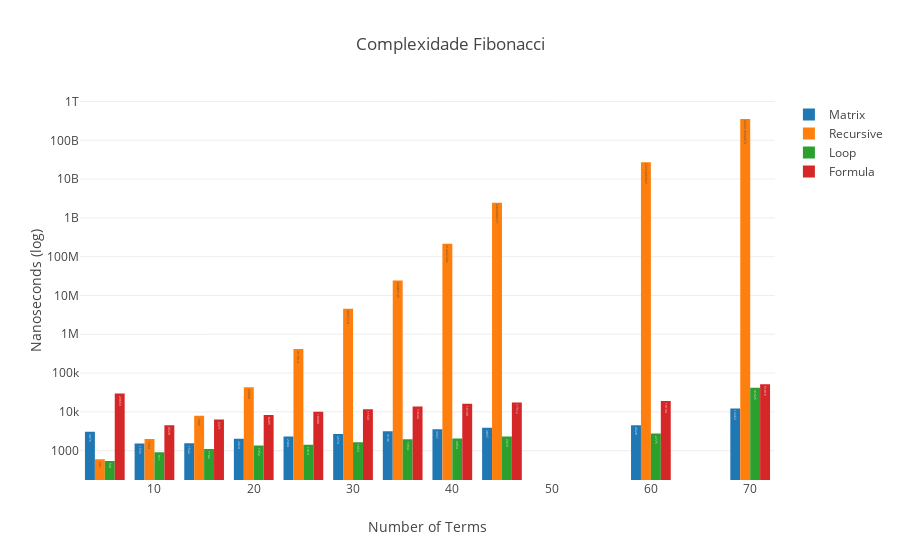

The notebook cell this image was saved under:
### Code cell
data = [
    go.Bar(
        x = [5, 10, 15, 20, 25, 30, 35, 40, 45, 60, 70],
        y = [3076, 1533, 1542, 2024, 2304, 2674, 3146, 3567, 3897, 4528, 12262, 28234],
        name = 'Matrix',
        text = [3076, 1533, 1542, 2024, 2304, 2674, 3146, 3567, 3897, 4528, 12262, 28234],
    ),
    
    go.Bar(
        x = [5, 10, 15, 20, 25, 30, 35, 40, 45, 60, 70],
        y = [601, 1994, 7945, 43068, 417014, 4565710, 24483145,
             214437282, 2444384571, 27254968621, 354314592073, 2834516736584],
        name = 'Recursive',
        text = [601, 1994, 7945, 43068, 417014, 4565710, 24483145,
                214437282, 2444384571, 27254968621, 354314592073, 2834516736584],
    ),
    
    go.Bar(
        x = [5, 10, 15, 20, 25, 30, 35, 40, 45, 60, 70],
        y = [541, 911, 1102, 1352, 1413, 1653, 1954, 2054, 2315, 2775, 41625, 416250],
        name = 'Loop',
        text = [541, 911, 1102, 1352, 1413, 1653, 1954, 2054, 2315, 2775, 41625, 416250],
    ),
    
    go.Bar(
        x = [5, 10, 15, 20, 25, 30, 35, 40, 45, 60, 70],
        y = [29663, 4528, 6371, 8285, 10088, 11591, 13644, 16199, 17512, 19134, 51816, 119311],
        text = [29663, 4528, 6371, 8285, 10088, 11591, 13644, 16199, 17512, 19134, 51816, 119311],
        name = 'Formula',
    )
]

layout = go.Layout(title='Complexidade Fibonacci',
                   xaxis=dict(title='Number of Terms'),
                   yaxis=dict(title='Nanoseconds (log)', type='log'))

fig = go.Figure(data=data, layout=layout)
iplot(fig, filename='time-complexity')

### Figure 1 — Plotly figure (JSON) as saved in the notebook; plotly's stock layout.template omitted (floating-point values rounded to 4 significant figures)
{"data": [{"name": "Matrix", "text": ["3076", "1533", "1542", "2024", "2304", "2674", "3146", "3567", "3897", "4528", "12262", "28234"], "type": "bar", "uid": "3f3f2a2c-e5ad-44b8-ad96-34648df1ce24", "x": [5, 10, 15, 20, 25, 30, 35, 40, 45, 60, 70], "y": [3076, 1533, 1542, 2024, 2304, 2674, 3146, 3567, 3897, 4528, 12262, 28234]}, {"name": "Recursive", "text": ["601", "1994", "7945", "43068", "417014", "4565710", "24483145", "214437282", "2444384571", "27254968621", "354314592073", "2834516736584"], "type": "bar", "uid": "7b1997ce-edb4-4d93-9225-dd637f62dac0", "x": [5, 10, 15, 20, 25, 30, 35, 40, 45, 60, 70], "y": [601, 1994, 7945, 43068, 417014, 4565710, 24483145, 214437282, 2444384571, 27254968621, 354314592073, 2834516736584]}, {"name": "Loop", "text": ["541", "911", "1102", "1352", "1413", "1653", "1954", "2054", "2315", "2775", "41625", "416250"], "type": "bar", "uid": "2d6ab966-cfe8-419d-b1fa-332e90fec7c9", "x": [5, 10, 15, 20, 25, 30, 35, 40, 45, 60, 70], "y": [541, 911, 1102, 1352, 1413, 1653, 1954, 2054, 2315, 2775, 41625, 416250]}, {"name": "Formula", "text": ["29663", "4528", "6371", "8285", "10088", "11591", "13644", "16199", "17512", "19134", "51816", "119311"], "type": "bar", "uid": "87f5ec55-4bbb-4e49-93da-ea5296345580", "x": [5, 10, 15, 20, 25, 30, 35, 40, 45, 60, 70], "y": [29663, 4528, 6371, 8285, 10088, 11591, 13644, 16199, 17512, 19134, 51816, 119311]}], "layout": {"title": {"text": "Complexidade Fibonacci"}, "xaxis": {"title": {"text": "Number of Terms"}}, "yaxis": {"title": {"text": "Nanoseconds (log)"}, "type": "log"}}}
